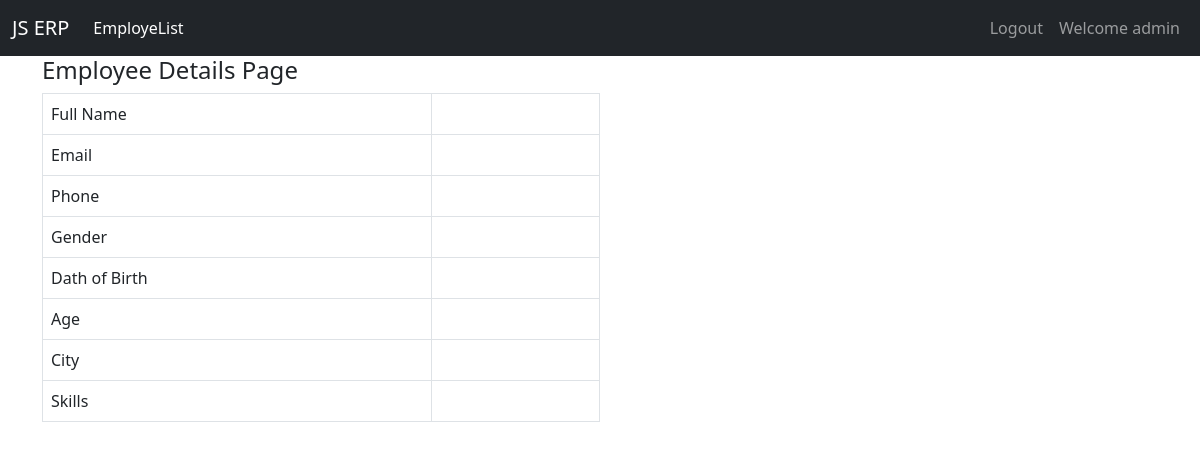
The app's page /details/42 (signed in), older data.
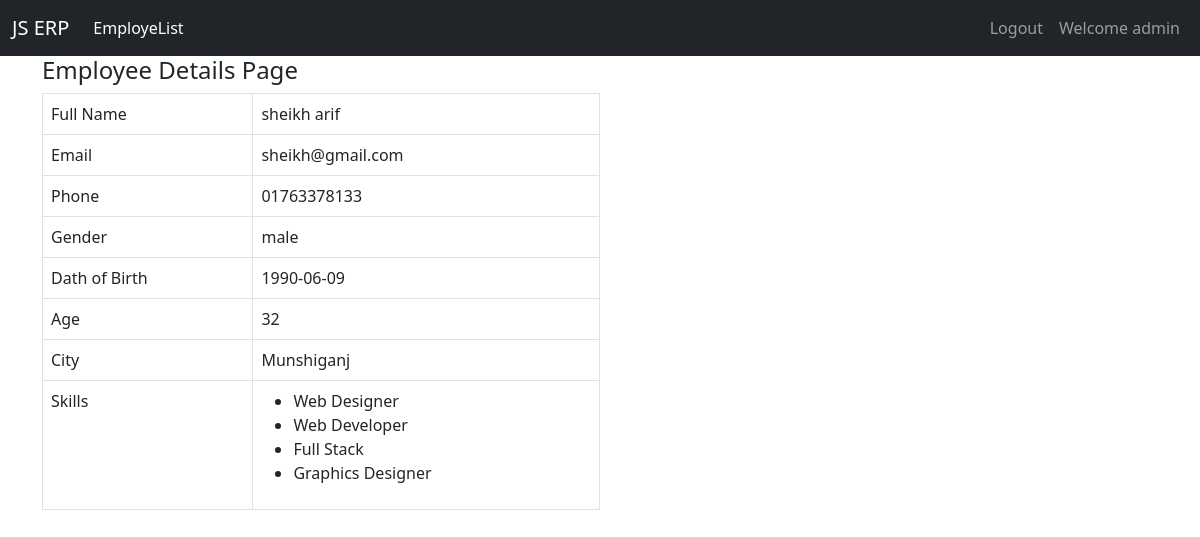
The same page, newer data.
### employee/models.py (models this page shows, shortened)
class EmployeeList(models.Model):
    user=models.ForeignKey(User,on_delete=models.CASCADE)
    FirstName=models.CharField(max_length=100,blank=False)
    LastName=models.CharField(max_length=100,blank=False)
    Email=models.CharField(max_length=100,blank=False)
    Phone=models.CharField(max_length=100,blank=False)
    Gender=models.CharField(max_length=100,blank=False)
    Age=models.CharField(max_length=100,blank=False)
    Dob=models.CharField(max_length=100,blank=False)
    City=models.CharField(max_length=100,blank=False)

### employee/views.py (the view)
# urls.py: path('details/<int:id>', views.SingleEmployee, name="details"),
@login_required(login_url='App_Employee:login')
def SingleEmployee(request, id):
    with connection.cursor() as cursor:
        cursor.execute("SELECT E.id, E.FirstName ,E.LastName,E.Email,E.Phone,E.Gender,E.Age,E.Dob,E.City,S.skill,S.id, S.user_id FROM employee_employeelist E inner join employee_skill s on E.id = s.user_id Where E.id='"+str(id)+"'AND E.user_id='"+str(request.user.id)+"'")
        single_employee = cursor.fetchall()
    context = {
        'single_employee': single_employee,
    }
    return render(request, 'employee/singleemployee.html', context)

### templates/employee/singleemployee.html
{% extends 'base.html' %} {% block title%} Signle Employee {% endblock title%}
{% block navbar%}{% include 'navbar.html'%}{% endblock navbar%} {% block main %}
<section>
  <div>
    <div>
      <h4>Employee Details Page</h4>
    </div>
    <div>
      <table class="table table-bordered w-50">
        <tr>
          <td>Full Name</td>
          <td>{{single_employee.0.1}} {{single_employee.0.2}}</td>
        </tr>
        <tr>
          <td>Email</td>
          <td>{{single_employee.0.3}}</td>
        </tr>
        <tr>
          <td>Phone</td>
          <td>{{single_employee.0.4}}</td>
        </tr>
        <tr>
          <td>Gender</td>
          <td>{{single_employee.0.5}}</td>
        </tr>
        <tr>
          <td>Dath of Birth</td>
          <td>{{single_employee.0.7}}</td>
        </tr>
        <tr>
          <td>Age</td>
          <td>{{single_employee.0.6}}</td>
        </tr>
        <tr>
          <td>City</td>
          <td>{{single_employee.0.8}}</td>
        </tr>
        <tr>
          <td>Skills</td>
          <td>
            <ul>
              {% for s in single_employee %}
                  <li>{{s.9}}</li>
              {% endfor %}
            </ul>
          </td>
        </tr>
      </table>
    </div>
  </div>
</section>
{% endblock main %}

Row changes from the older to the newer data that the page shows:
added EmployeeList: LastName "arif", Email "sheikh@gmail.com"
Text that changed along with them:
{{ single_employee.0.1 }}: (not shown) → "sheikh"
{{ single_employee.0.4 }}: (not shown) → "01763378133"
{{ single_employee.0.5 }}: (not shown) → "male"
{{ single_employee.0.7 }}: (not shown) → "1990-06-09"
{{ single_employee.0.6 }}: (not shown) → "32"
{{ single_employee.0.8 }}: (not shown) → "Munshiganj"
new list line: "Web Designer"
new list line: "Web Developer"
new list line: "Full Stack"
new list line: "Graphics Designer"
